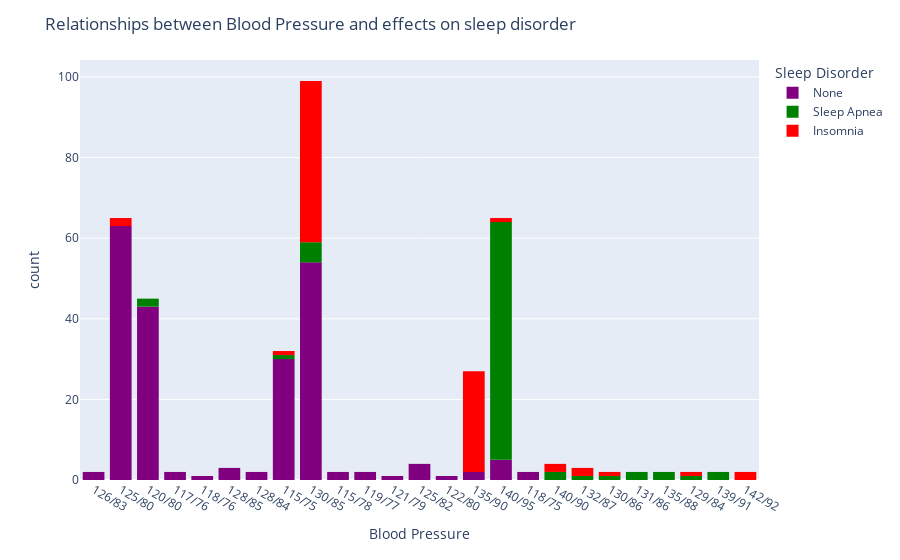

Notebook cell for this chart:
### Code cell
fig = px.histogram(df, x='Blood Pressure',
                color='Sleep Disorder',
                color_discrete_sequence=['purple', 'green', 'red']) 



fig.update_layout(title='Relationships between Blood Pressure and effects on sleep disorder ',
                 showlegend = True)

fig.show()

### Figure 1 — Plotly figure (JSON) as saved in the notebook; plotly's stock layout.template omitted (floating-point values rounded to 4 significant figures; data arrays with more than 128 entries replaced by an {"elided": "..."} marker saying what was removed)
{"data": [{"alignmentgroup": "True", "bingroup": "x", "hovertemplate": "Sleep Disorder=None<br>Blood Pressure=%{x}<br>count=%{y}<extra></extra>", "legendgroup": "None", "marker": {"color": "purple", "pattern": {"shape": ""}}, "name": "None", "offsetgroup": "None", "orientation": "v", "showlegend": true, "type": "histogram", "x": {"elided": "219 str values"}, "xaxis": "x", "yaxis": "y"}, {"alignmentgroup": "True", "bingroup": "x", "hovertemplate": "Sleep Disorder=Sleep Apnea<br>Blood Pressure=%{x}<br>count=%{y}<extra></extra>", "legendgroup": "Sleep Apnea", "marker": {"color": "green", "pattern": {"shape": ""}}, "name": "Sleep Apnea", "offsetgroup": "Sleep Apnea", "orientation": "v", "showlegend": true, "type": "histogram", "x": ["140/90", "140/90", "132/87", "120/80", "130/86", "120/80", "131/86", "131/86", "135/88", "129/84", "115/75", "130/85", "135/88", "130/85", "130/85", "130/85", "130/85", "140/95", "140/95", "140/95", "140/95", "140/95", "140/95", "140/95", "140/95", "140/95", "139/91", "139/91", "140/95", "140/95", "140/95", "140/95", "140/95", "140/95", "140/95", "140/95", "140/95", "140/95", "140/95", "140/95", "140/95", "140/95", "140/95", "140/95", "140/95", "140/95", "140/95", "140/95", "140/95", "140/95", "140/95", "140/95", "140/95", "140/95", "140/95", "140/95", "140/95", "140/95", "140/95", "140/95", "140/95", "140/95", "140/95", "140/95", "140/95", "140/95", "140/95", "140/95", "140/95", "140/95", "140/95", "140/95", "140/95", "140/95", "140/95", "140/95", "140/95", "140/95"], "xaxis": "x", "yaxis": "y"}, {"alignmentgroup": "True", "bingroup": "x", "hovertemplate": "Sleep Disorder=Insomnia<br>Blood Pressure=%{x}<br>count=%{y}<extra></extra>", "legendgroup": "Insomnia", "marker": {"color": "red", "pattern": {"shape": ""}}, "name": "Insomnia", "offsetgroup": "Insomnia", "orientation": "v", "showlegend": true, "type": "histogram", "x": ["140/90", "140/90", "132/87", "130/86", "125/80", "115/75", "129/84", "130/85", "132/87", "130/85", "130/85", "135/90", "130/85", "135/90", "130/85", "135/90", "130/85", "130/85", "130/85", "130/85", "130/85", "130/85", "130/85", "130/85", "130/85", "130/85", "130/85", "130/85", "135/90", "130/85", "130/85", "130/85", "135/90", "130/85", "135/90", "130/85", "135/90", "130/85", "135/90", "130/85", "135/90", "130/85", "135/90", "130/85", "130/85", "135/90", "130/85", "130/85", "135/90", "130/85", "130/85", "135/90", "130/85", "135/90", "130/85", "130/85", "135/90", "135/90", "135/90", "135/90", "135/90", "135/90", "135/90", "135/90", "135/90", "135/90", "135/90", "142/92", "142/92", "140/95", "130/85", "130/85", "130/85", "130/85", "130/85", "130/85", "125/80"], "xaxis": "x", "yaxis": "y"}], "layout": {"barmode": "relative", "legend": {"title": {"text": "Sleep Disorder"}, "tracegroupgap": 0}, "margin": {"t": 60}, "showlegend": true, "title": {"text": "Relationships between Blood Pressure and effects on sleep disorder "}, "xaxis": {"anchor": "y", "domain": [0, 1], "title": {"text": "Blood Pressure"}}, "yaxis": {"anchor": "x", "domain": [0, 1], "title": {"text": "count"}}}}
